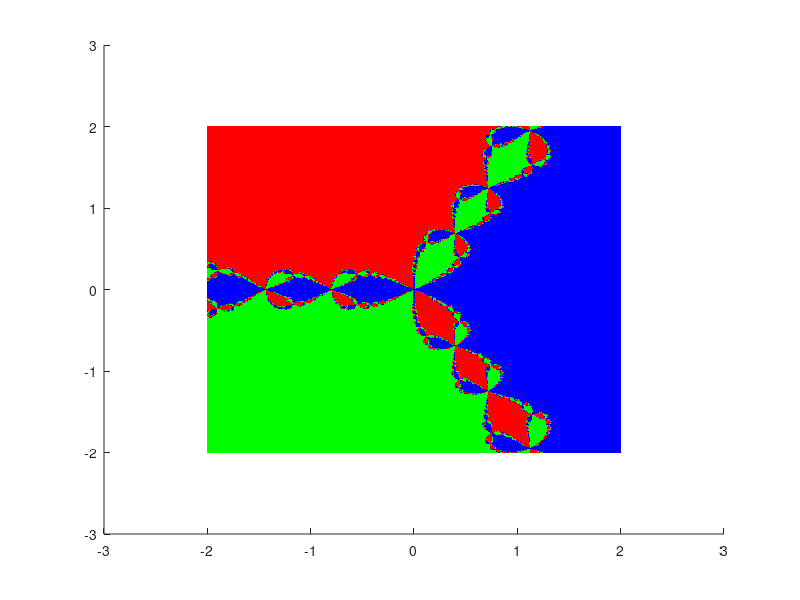

MATLAB code for this plot:
clear;
res = [];
p = [1 0 0 -1];
res = roots(p);
disp(res);
iter = 40;

f = @(z) z.^3 - 1;
diffz = @(z) 3*z.^2;
eps = 1e-6;
hold on;
k = -2:0.01:2;
m = -2:0.01:2;
[X,Y] = meshgrid(k,m);
z02 = X+i*Y;

for k = 1:iter
    z02 = z02 - (f(z02)./diffz(z02));
endfor

cm = [1 0 0; 0 1 0; 0 0 1; 0 0 0];
colormap(cm);
##figure

z1 = z02 - res(1) < eps; #соотв первому цвету (1)
z2 = z02 - res(2) < eps;
z3 = z02 - res(3) < eps;
z4 = ~(z1 + z2 + z3);

Z = z1 + 2*z2 + 3*z3 + 4*z4;
image([-2, 2], [-2, 2], Z);

##if(z02 - res(1) < eps || z02 - res(2) < eps || z02 - res(3) < eps)
##  image([-2, 2], [-2, 2], z02 );
##elseif(z02 - res(2) < eps)
##  image([-2, 2], [-2, 2], z02 );
##elseif(z02 - res(3) < eps)
##  image([-2, 2], [-2, 2], z02);
##else
##  image([-2, 2], [-2, 2], z02);
##endif

hold off;
